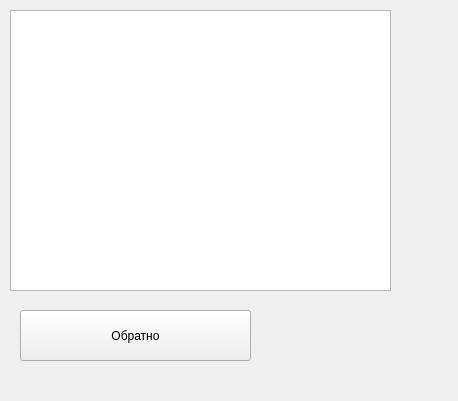
<?xml version="1.0" encoding="UTF-8"?>
<ui version="4.0">
 <class>Form</class>
 <widget class="QWidget" name="Form">
  <property name="geometry">
   <rect>
    <x>0</x>
    <y>0</y>
    <width>458</width>
    <height>401</height>
   </rect>
  </property>
  <property name="windowTitle">
   <string>Form</string>
  </property>
  <widget class="QTableWidget" name="tableWidget">
   <property name="geometry">
    <rect>
     <x>10</x>
     <y>10</y>
     <width>381</width>
     <height>281</height>
    </rect>
   </property>
  </widget>
  <widget class="QPushButton" name="pushButton">
   <property name="geometry">
    <rect>
     <x>20</x>
     <y>310</y>
     <width>231</width>
     <height>51</height>
    </rect>
   </property>
   <property name="styleSheet">
    <string notr="true">font: 14pt &quot;MS Shell Dlg 2&quot;;</string>
   </property>
   <property name="text">
    <string>Обратно</string>
   </property>
  </widget>
 </widget>
 <resources/>
 <connections/>
</ui>
